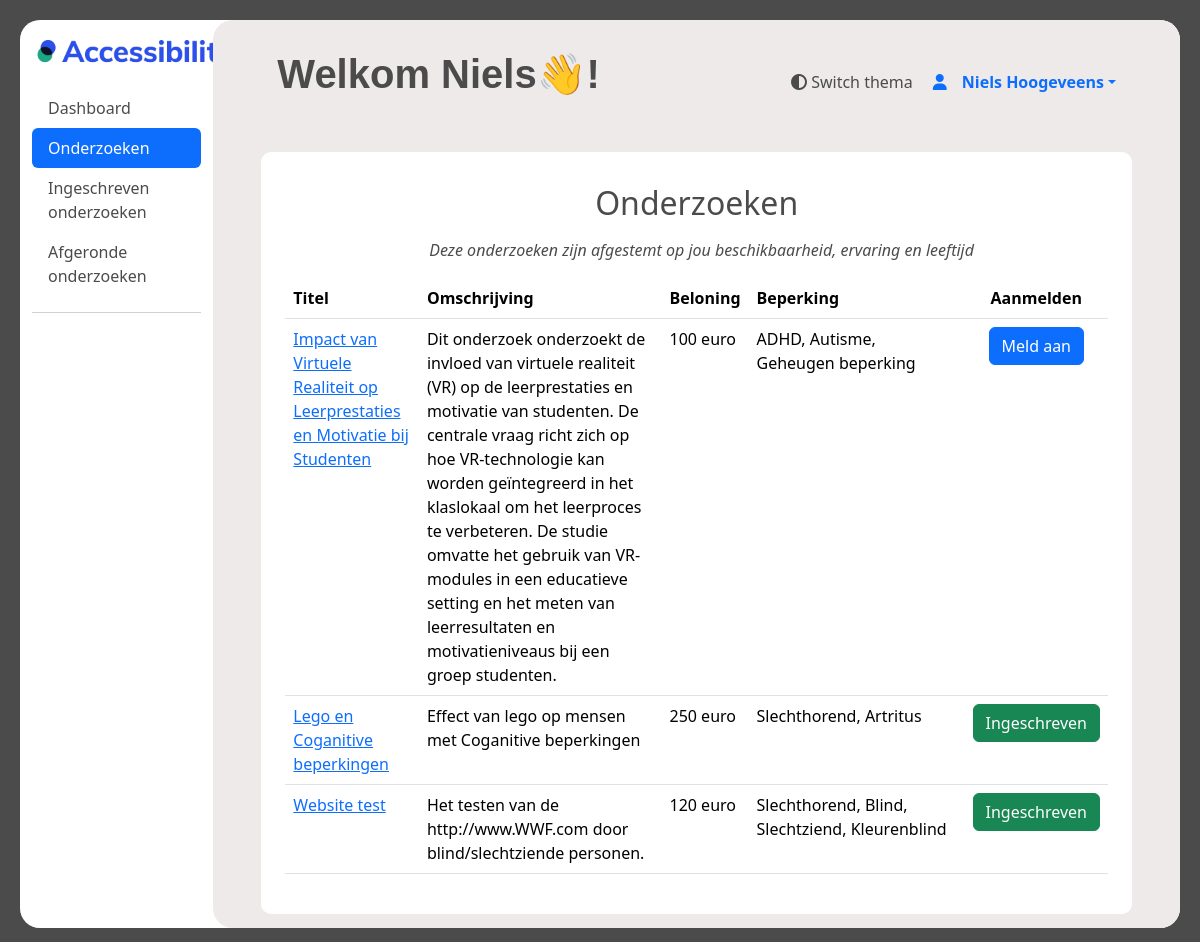
Screenshot of /ervaringsdeskundige/onderzoeken (signed in) with the database file from the repository.
### ervaringsdeskundige/models.py (models this page shows)
class User(AbstractUser):
    first_name = models.CharField(max_length=100)
    last_name = models.CharField(max_length=100)
    postcode = models.CharField(max_length=10)
    geslacht = models.CharField(max_length=10, choices=[('M','Man'),('V', 'Vrouw'), ('0', 'Anders')])
    email = models.EmailField()
    telefoonnummer = models.CharField(max_length=100)
    geboortedatum = models.DateField()
    gebruikte_hulpmiddelen = models.TextField(max_length=200)
    bijzonderheden = models.TextField(max_length=100, default='', blank=True)
    beschikbaar_vanaf = models.DateTimeField()
    beschikbaar_tot = models.DateTimeField()
    bijzonderheden_beschikbaarheid = models.TextField(max_length=100, blank=True)
    username = models.CharField(max_length=100, unique=True)
    voorkeur_benadering = models.CharField(max_length=20)
    status = models.CharField(max_length=10, default=1)
    opmerking_verwijderd = models.TextField(blank=True, null=True)
    datum_goedgekeurd = models.DateTimeField(blank=True, null=True)
    goedegekeurd_door = models.CharField(max_length=100, null=True)
    groups = models.ManyToManyField(
        Group,
        verbose_name='groups',
        related_name='user_groups',
        blank=True,
        help_text='The groups this user belongs to. A user will get all permissions granted to each of their groups.',
        related_query_name='user',
    )
    user_permissions = models.ManyToManyField(
        Permission,
        verbose_name='user permissions',
        related_name='user_user_permissions',
        blank=True,
        help_text='Specific permissions for this user.',
        related_query_name='user',
    )
    def age(self):
        date_today = date.today()
        leeftijd = date_today.year - self.geboortedatum.year - ((date_today.month, date_today.day) < (self.geboortedatum.month, self.geboortedatum.day))
        return leeftijd

### main/models.py (models this page shows)
class Onderzoeken(models.Model):
    onderzoeks_id = models.AutoField(primary_key=True)
    organisatie = models.ForeignKey('Organisaties', models.DO_NOTHING)
    status = models.IntegerField()
    titel = models.TextField()
    omschrijving = models.TextField()
    datum_vanaf = models.DateTimeField()
    datum_tot = models.DateTimeField()
    soort_onderzoek = models.IntegerField()
    locatie = models.TextField(blank=True, null=True)
    met_beloning = models.IntegerField()
    beloning = models.TextField(blank=True, null=True)
    doelgroep_leeftijd_van = models.IntegerField()
    doelgroep_leeftijd_tot = models.IntegerField()
    contact_opgenomen = models.IntegerField()
    opmerkingen_beheerder = models.IntegerField(blank=True, null=True)
    type_onderzoek = models.ForeignKey('TypeOnderzoek', models.DO_NOTHING, db_column='type_onderzoek')
    class Meta:
        managed = False
        db_table = 'Onderzoeken'

class Beperkingen(models.Model):
    omschrijving = models.TextField()
    soort = models.TextField()
    class Meta:
        managed = False
        db_table = 'Beperkingen'

### ervaringsdeskundige/views.py (the view)
# urls.py: path('onderzoeken', views.onderzoeken, name="onderzoeken"),
@login_required
def onderzoeken(request):
    user = request.user
    user_age = user.age()
    user_available_from = user.beschikbaar_vanaf
    user_available_until = user.beschikbaar_tot
    limitations_user = BeperkingenErvaringsdeskundigen.objects.filter(ervaringsdeskundigen_id=user.id)
    limitations_ids = limitations_user.values_list('beperking_id', flat=True)
    filtered_investigations = BeperkingenOnderzoeken.objects.filter(beperking_id__in=limitations_ids)
    filtered_investigations_ids = filtered_investigations.values_list('onderzoeks_id', flat=True)
    investigations = Onderzoeken.objects.filter(
        doelgroep_leeftijd_van__lte=user_age,
        doelgroep_leeftijd_tot__gte=user_age,
        datum_vanaf__lte=user_available_until,
        datum_tot__gte=user_available_from,
        onderzoeks_id__in=filtered_investigations_ids
    )
    investigations_with_limitations = {}
    for investigation in investigations:
        limitation_ids = BeperkingenOnderzoeken.objects.filter(onderzoeks_id=investigation.onderzoeks_id).values_list('beperking_id', flat=True)
        limitations = Beperkingen.objects.filter(id__in=limitation_ids)
        existing = Deelnames.objects.filter(ervaringsdeskundige_id=user.id, onderzoeks_id=investigation.onderzoeks_id)
        status = 0
        if existing:
            status = 1
        investigations_with_limitations[investigation.onderzoeks_id] = {
            'onderzoek': investigation,
            'beperkingen': limitations,
            'status': status,
        }
    return render(
        request,
        "ervaringsdeskundige/onderzoeken.html",
        {"investigations": investigations_with_limitations},
    )

### templates/ervaringsdeskundige/onderzoeken.html (shortened to what this page needs)
{% extends "ervaringsdeskundige/base.html" %}
{% load static %}
{% block content %}
<div class="container-fluid" style="height: 94vh;">
    <div class="row">
        <nav id="sidebar" class="col-md-3 col-lg-2 d-md-block sidebar">
          <a href="#">
            <img style="margin: 20px; margin-left: 5px;" src="{% static 'images/logo_accessibility.png' %}" width="200px" alt="test">
          </a>
            <div class="position-sticky">
              <ul class="nav nav-pills flex-column mb-auto">
                <li class="nav-item">
                  <a href="/ervaringsdeskundige/dashboard"  class="nav-link menu_text">
                    Dashboard
                  </a>
                </li>
                <li>
                  <a href="/ervaringsdeskundige/onderzoeken" class="nav-link active" aria-current="page">
                    Onderzoeken
                  </a>
                </li>
                <li>
                  <a href="registered_investigations" class="nav-link menu_text">
                    Ingeschreven onderzoeken
                  </a>
                </li>
                <li>
                  <a href="/ervaringsdeskundige/completed_investigations" class="nav-link menu_text">
                    Afgeronde onderzoeken
                  </a>
                </li>
              </ul>
              <hr>
            </div>
        </nav>
        <div style="height: 94vh;" id="dashboard_main" class="col-md-9 ms-sm-auto col-lg-10 px-md-4">
        <div id="dashboard_overflow">
        <main >
          <div class="text-center" style="padding-top: 20px;">
            <div>
                  <div id="search" style="height: 20px;">
                    <a  style="margin-right: 20px;" onclick="toggleTheme()"><i class="fa-solid fa-circle-half-stroke"></i>      Switch thema </a>
                    <div class="dropdown">
                      <a href="#" class="d-flex align-items-center text-decoration-none dropdown-toggle" id="dropdownUser2" data-bs-toggle="dropdown" aria-expanded="false">
                        <i class="fa-solid fa-user" style="padding-right: 15px;" width="32" height="32" class="rounded-circle me-2"></i>
                        <strong>{{ user.first_name}} {{ user.last_name}}</strong>
                      </a>
                    </div>
                  </div>
                  <h1 style="margin: 10px; margin-left: 40px;" class="text-start extra-bold-header">Welkom {{ user.first_name }}👋!</h1>
          </div>
          </div>
          <div style="padding-top: 20px;">
            <div id="custom_cont"  class="m-4 p-4">
              <table class="table custom_table p-3">
                <h2 class="p-2 text-center">Onderzoeken</h2>
                <p class="text-center" style="margin-left: 10px;"><em>Deze onderzoeken zijn afgestemt op jou beschikbaarheid, ervaring en leeftijd</em></p>
                  <thead>
                  <tr>
                      <th class="float-left" scope="col">Titel</th>
                      <th class="float-left" scope="col">Omschrijving</th>
                      <th class="float-left" scope="col">Beloning</th>
                      <th class="float-left" scope="col">Beperking</th>
                      <th class="text-center" scope="col">Aanmelden</th>
                  </tr>
                  </thead>
                  <tbody>
                    {% for investigation_id, data in investigations.items %}
                        <tr>
                    <td><a href="inspect_investigation/{{ data.onderzoek.onderzoeks_id }}">{{ data.onderzoek.titel }}</a></td>
                    <td>{{ data.onderzoek.omschrijving }}</td>
                    <td>{% if data.onderzoek.met_beloning == 1 %}
                            {{ data.onderzoek.beloning }}
                        {% else %}
                            Geen beloning beschikbaar
                        {% endif %}</td>
                    <td>
                      <div style="width: 200px;" class="text-wrap">
                          {% for limitation in data.beperkingen %}
                              {{ limitation.omschrijving }}{% if not forloop.last %},{% endif %}
                          {% endfor %}
                        </div>
                    </td>
                    <td class="text-center">
                        <form method="post" action="investigation/{{ data.onderzoek.onderzoeks_id }}">
                          {% if data.status == 0 %}
                          <button type="submit" class="btn btn-primary">Meld aan</button>
                          {% endif %}
                        </form>
                          {% if data.status == 1 %}
                          <button class="btn btn-success">Ingeschreven</button>
                          {% endif %}
                    </td>
                  </tr>
                    {% endfor %}
                  </tbody>
              </table>
          </div>
            </div>
      </main>
    </div>
    </div>
    </div>
</div>
{% endblock %}

### static/css/main.css (style rules this page uses)
:root { --background-light: #f5f5f5; --background-dark: #1f1f1f; --text-light: #4b4b4b; --text-dark: #ffffff; --accent-light: #9faecb; --accent-dark: #848484; --card-background-light: #ffffff; --card-background-dark: #393a69; --card-shadow-light: #bbbbbb; --card-shadow-dark: #7a7a7a; --border-light: #dddddd; --border-dark: #333333; --link-light: #007bff; --link-dark: #ff7f50; }
#content, .table, #dashboard_main, .rectangle, .card_stat, #custom_cont { transition: background-color 0.5s ease, color 0.3s ease, border-radius 0.5s ease; }
p { margin-top: 0; margin-bottom: 1rem; }
#search { margin-top: 10px; margin-right: 30px; float: right; justify-content: space-between; display: flex; padding: 10px; height: 80px; }
#custom_cont:not(.dark) { background-color: white; border-radius: 10px; }
.table { padding: 10px; }
body:not(.dark) { background-color: var(--text-light); color: var(--text-light); }
#sidebar { border-radius: 20px; }
#dashboard_main:not(.dark) { border-radius: 20px; background-color: #eeeaea; }
h1:not(.dark) { color: var(--tekst-light); }
#dashboard_overflow { overflow-y: auto; overflow-x: hidden; max-height: 94vh; height: 100%; }
.extra-bold-header { font-family: 'Inner', sans-serif; font-weight: 800; color: #4b4b4b; }
.custom_table:not(.dark) { background-color: #ffffff; color: var(--text-light); }
.menu_text:not(.dark) { color: var(--text-light); }

### rows the page displays
User: first_name "Niels", last_name "Hoogeveens"
Onderzoeken: onderzoek.titel "Impact van Virtuele Realiteit op Leerprestaties en Motivatie bij Studenten", onderzoek.omschrijving "Dit onderzoek onderzoekt de invloed van virtuele realiteit (VR) op de leerprestaties en motivatie van studenten. De centrale vraag richt zich op hoe VR-technologie kan worden geïntegreerd in het klaslokaal om het leerproces te verbeteren. De studie omvatte het gebruik van VR-modules in een educatieve setting en het meten van leerresultaten en motivatieniveaus bij een groep studenten.", onderzoek.beloning "100 euro", shows "Meld aan"
Beperkingen: omschrijving "ADHD"
Beperkingen: omschrijving "Autisme"
Beperkingen: omschrijving "Geheugen beperking"
Onderzoeken: onderzoek.titel "Lego en Coganitive beperkingen", onderzoek.omschrijving "Effect van lego op mensen met Coganitive beperkingen", onderzoek.beloning "250 euro", shows "Ingeschreven"
Beperkingen: omschrijving "Slechthorend"
Beperkingen: omschrijving "Artritus"
Onderzoeken: onderzoek.titel "Website test", onderzoek.omschrijving "Het testen van de http://www.WWF.com door blind/slechtziende personen.", onderzoek.beloning "120 euro", shows "Ingeschreven"
Beperkingen: omschrijving "Blind"
Beperkingen: omschrijving "Slechtziend"
Beperkingen: omschrijving "Kleurenblind"
